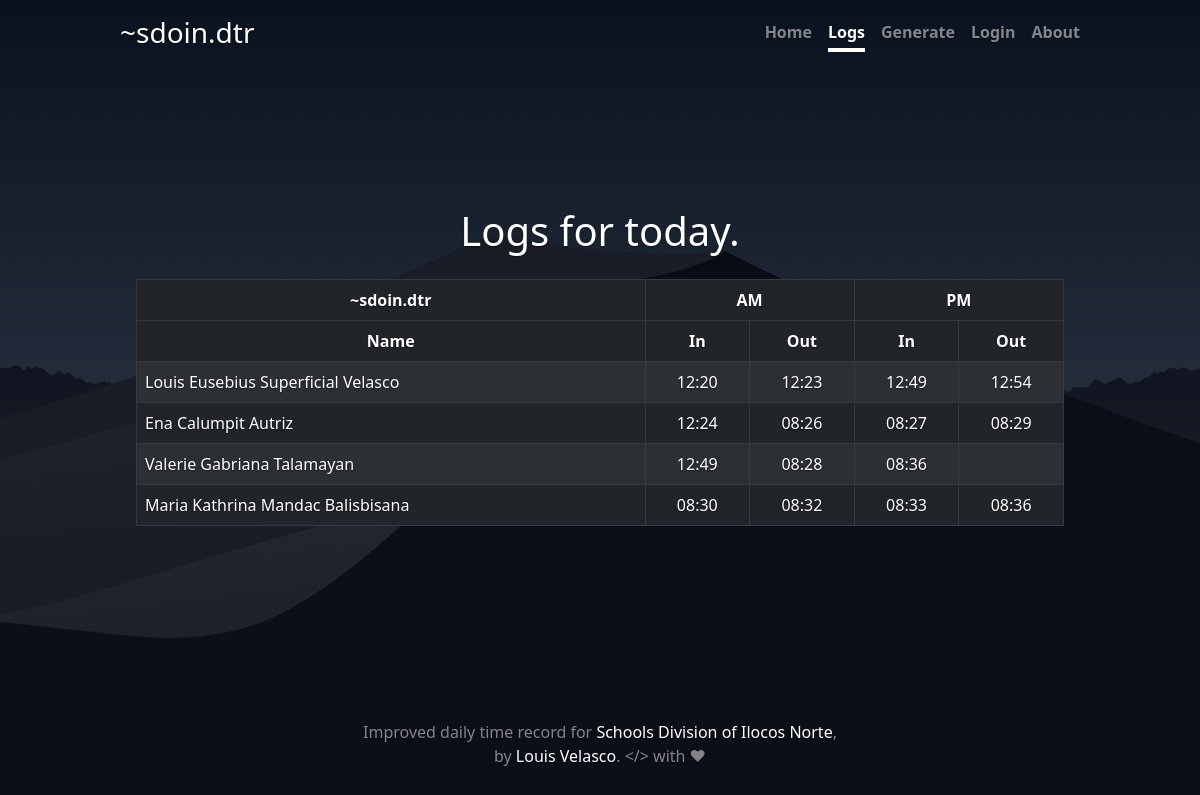
Page /logs on the committed database.
### website/models.py (models this page shows)
class Staff(db.Model):
    id = db.Column(db.Integer, primary_key=True)
    staff_id_no = db.Column(db.String(64), unique=True)
    name = db.Column(db.String(128))
    position = db.Column(db.String(64))
    gender = db.Column(db.String(10))
    address = db.Column(db.String(128))
    img = db.Column(db.String(128), unique=True)
    img_name = db.Column(db.String(128), nullable=False)
    img_mime = db.Column(db.String(128), nullable=False)
    dtr = db.relationship('DailyTimeRecord')

class DailyTimeRecord(db.Model):
    id = db.Column(db.Integer, primary_key=True)
    time_in_am = db.Column(db.DateTime(timezone=True))
    time_out_am = db.Column(db.DateTime(timezone=True))
    time_in_pm = db.Column(db.DateTime(timezone=True))
    time_out_pm = db.Column(db.DateTime(timezone=True))
    staff_id = db.Column(db.Integer, db.ForeignKey('staff.id'))

### website/views.py (the view)
@views.route('/logs')
def logs():
    today_dt = date.today()
    allStaff = Staff.query.all()
    allDtr = DailyTimeRecord.query.filter(func.date(DailyTimeRecord.time_in_am)==today_dt).all()
    return render_template('logs.html', user=current_user, allDtr=allDtr, allStaff=allStaff)

### website/templates/logs.html (shortened to what this page needs)
{% extends "base.html" %} {% block title %}Daily Logs{% endblock %}
{% block content %}
<h1 class="mb-4">Logs for today.</h1>
<table class="table table-dark table-hover table-bordered table-striped" id="logTable">
  <thead>
    <tr>
      <th class="text-center">~sdoin.dtr</th>
      <th colspan="2" class="text-center">AM</th>
      <th colspan="2" class="text-center">PM</th>
    </tr>
    <tr>
      <th class="text-center">Name</th>
      <th class="text-center">In</th>
      <th class="text-center">Out</th>
      <th class="text-center">In</th>
      <th class="text-center">Out</th>
    </tr>
  </thead>
  <tbody>
    {% for dtr in allDtr %}
    <tr>
      {% for personnel in allStaff if personnel.id == dtr.staff_id %}
      <td>{{personnel.name}}</td>
      {% endfor %}
      <td class="text-center">{% if dtr.time_in_am is not none %}{{dtr.time_in_am.strftime('%I:%M')}}{% endif %}</td>
      <td class="text-center">{% if dtr.time_out_am is not none %}{{dtr.time_out_am.strftime('%I:%M')}}{% endif %}</td>
      <td class="text-center">{% if dtr.time_in_pm is not none %}{{dtr.time_in_pm.strftime('%I:%M')}}{% endif %}</td>
      <td class="text-center">{% if dtr.time_out_pm is not none %}{{dtr.time_out_pm.strftime('%I:%M')}}{% endif %}</td>
    </tr>
    {% endfor %}
  </tbody>
</table>
{% endblock %}

### website/templates/base.html (shortened to what this page needs)
<!doctype html>
<html lang="en" class="h-100">
  <head>
    <link href="https://cdn.jsdelivr.net/npm/bootstrap@5.0.0/dist/css/bootstrap.min.css" rel="stylesheet">
    <link rel="stylesheet" type="text/css" href="https://maxcdn.bootstrapcdn.com/font-awesome/4.7.0/css/font-awesome.min.css">
    <link rel="stylesheet" href="https://cdn.jsdelivr.net/gh/devicons/devicon@v2.11.0/devicon.min.css">
    <link rel="stylesheet" type="text/css" href="https://cdn.datatables.net/v/bs4/jq-3.3.1/jszip-2.5.0/dt-1.10.24/b-1.7.0/b-html5-1.7.0/datatables.min.css"/>
    <link href="{{ url_for('static',filename='index.css') }}" rel="stylesheet">
  </head>
  <body class="d-flex h-100 text-center text-white bg-dark">
<div class="cover-container d-flex w-100 h-100 p-3 mx-auto flex-column">
  <header class="mb-auto">
    <div>
      <h3 class="float-md-start mb-0"><a href="/" class="text-decoration-none text-white">~sdoin.dtr</a></h3>
      <nav class="nav nav-masthead justify-content-center float-md-end">
        {% if user.is_authenticated %}
        <a class="nav-link {% if request.path == '/' %}active{% endif %}" aria-current="page" href="/">Home</a>
        <a class="nav-link {% if request.path == '/logs' %}active{% endif %}" href="/logs">Logs</a>
        <a class="nav-link {% if request.path == '/generate' %}active{% endif %}" href="/generate">Generate</a>
        <a class="nav-link {% if request.path == '/about' %}active{% endif %}" href="/about">About</a>
        <a class="nav-link {% if request.path == '/admin' %}active{% endif %}" href="/admin">Admin</a>
        <a class="nav-link {% if request.path == '/logout' %}active{% endif %}" href="/logout">Logout</a>
        {% else %}
        <a class="nav-link {% if request.path == '/' %}active{% endif %}" aria-current="page" href="/">Home</a>
        <a class="nav-link {% if request.path == '/logs' %}active{% endif %}" href="/logs">Logs</a>
        <a class="nav-link {% if request.path == '/generate' %}active{% endif %}" href="/generate">Generate</a>
        <a class="nav-link {% if request.path == '/login' %}active{% endif %}" href="/login">Login</a>
        <a class="nav-link {% if request.path == '/about' %}active{% endif %}" href="/about">About</a>
        {% endif %}
      </nav>
    </div>
  </header>
  <main class="px-3 mb-4">
    {% block content %}
    {% endblock %}
  </main>
  <footer class="mt-auto text-white-50">
    <p>Improved daily time record for <a href="https://depedilocosnorte.com/sdoin/" target="_blank" class="text-white text-decoration-none">Schools Division of Ilocos Norte</a>, <br>by <a href="https://www.facebook.com/louis.superficial.velasco.1/" target="_blank" class="text-white text-decoration-none">Louis Velasco</a>. &lt;/&gt; with ❤</p>
  </footer>
</div>
  </body>
</html>

### website/static/index.css (style rules this page uses)
body { background-image: linear-gradient(rgba(0, 0, 0, 0.5), rgba(0, 0, 0, 0.5)), url("media/mojave.png"); background-position: center; background-size: cover; background-attachment: fixed; text-shadow: 0 .05rem .1rem rgba(0, 0, 0, .5); }
.cover-container { max-width: 62em; }
.nav-masthead .nav-link { padding: .25rem 0; font-weight: 700; color: rgba(255, 255, 255, .5); background-color: transparent; border-bottom: .25rem solid transparent; }
.nav-masthead .nav-link + .nav-link { margin-left: 1rem; }
.nav-masthead .active { color: #fff; border-bottom-color: #fff; }
.table { text-align: left !important; }

### rows in the picture
DailyTimeRecord: time_in_am "12:20", time_out_am "12:23", time_in_pm "12:49", time_out_pm "12:54"
Staff: name "Louis Eusebius Superficial Velasco"
DailyTimeRecord: time_in_am "12:24", time_out_am "08:26", time_in_pm "08:27", time_out_pm "08:29"
Staff: name "Ena Calumpit Autriz"
DailyTimeRecord: time_in_am "12:49", time_out_am "08:28", time_in_pm "08:36"
Staff: name "Valerie Gabriana Talamayan"
DailyTimeRecord: time_in_am "08:30", time_out_am "08:32", time_in_pm "08:33", time_out_pm "08:36"
Staff: name "Maria Kathrina Mandac Balisbisana"
